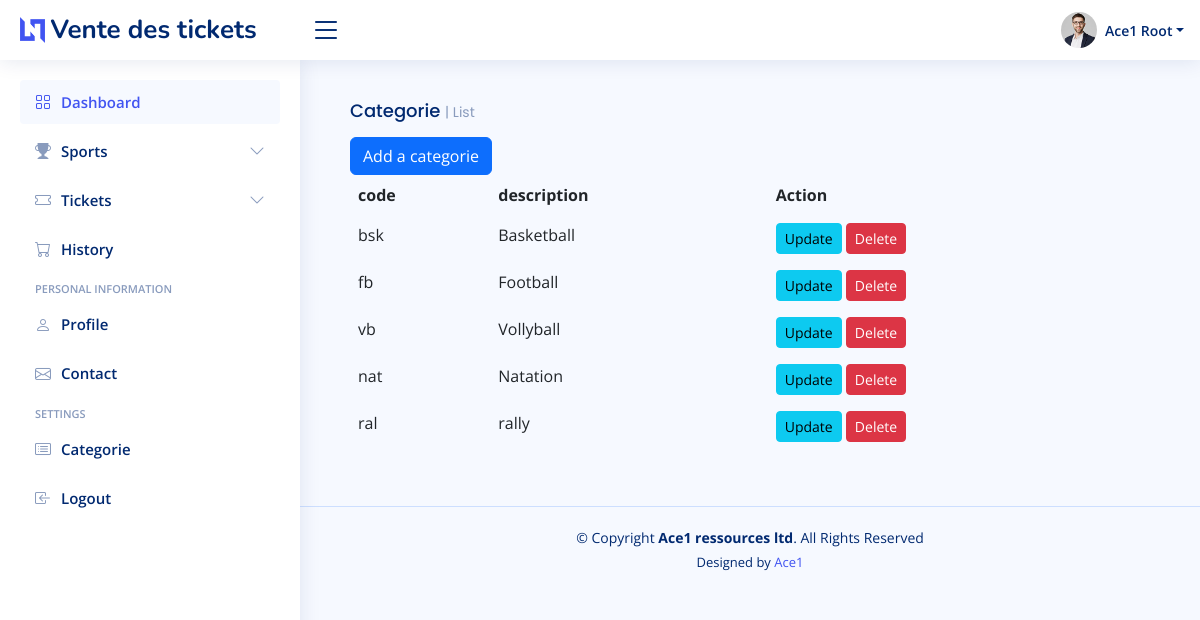
The app's page /category/, older data.
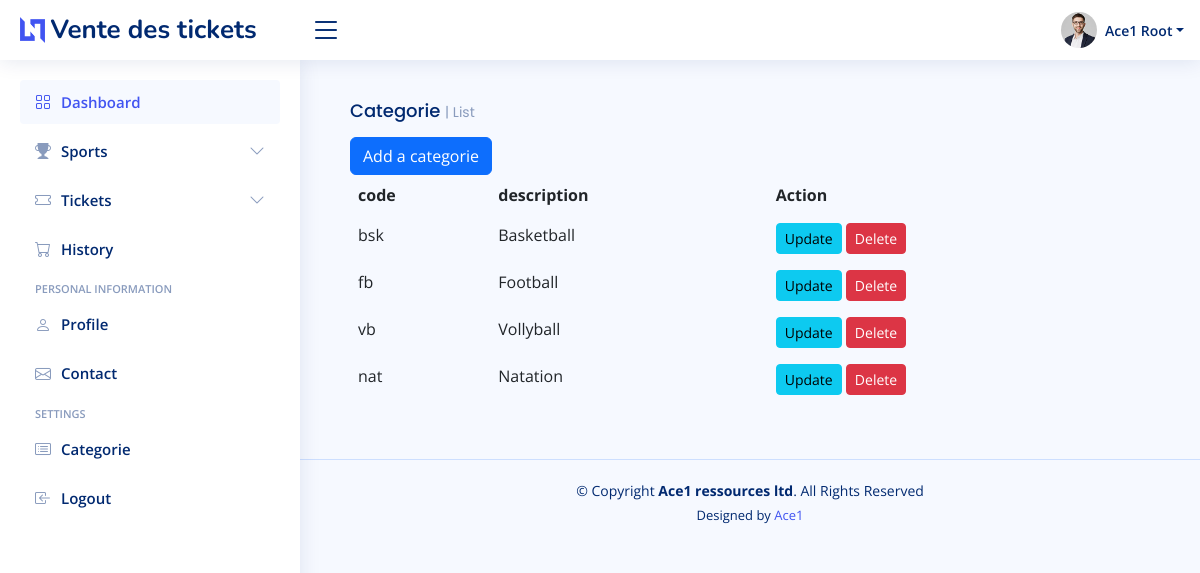
The same page, newer data.
### app/models/category.py (models this page shows, shortened)
class Category(models.Model):
    code = models.CharField(max_length=50, null=True)
    description = models.CharField(null=False, max_length=50,unique=True)

### app/views/category.py (the view)
# urls.py: path('',home.index,name='home_index' ),
def index(request):
  categories= Category.objects.all()
  return render(request,'app/category/index.html',{'categories':categories})

### app/templates/app/category/index.html
{%extends 'app/layouts/default.html'%}
{%block content%}
<main id="main" class="main">
    <section class="section dashboard">
        <div class="row">
            <div class="col-12">
              <div class="card-body">
                <h5 class="card-title">Categorie <span>| List</span></h5>
                <a class="btn btn-primary" href="{% url 'add_category' %}">Add a categorie</a>
                <table class="table table-borderless datatable">
                  <thead>
                    <tr>
                      <th scope="col">code</th>
                      <th scope="col">description</th>
                      <th scope="col">Action</th>
                    </tr>
                  </thead>
                  <tbody>
                    {% for i in categories %}
                      <tr>
                        <td>{{i.code}}</td>
                        <td>{{i.description}}</td>
                        <td>
                          <a class="btn btn-sm btn-info" href="{% url 'update_category' i.id %}">Update</a>
                          <a class="btn btn-sm btn-danger" href="{% url 'delete_category' i.id %}">Delete</a>
                        </td>
                      </tr>
                      {% endfor %}
                  </tbody>
                </table>
              </div>
            </div>
        </div>
    </section>
</main>
{%endblock%}

Row changes from the older to the newer data that the page shows:
removed Category: code "ral", description "rally"
